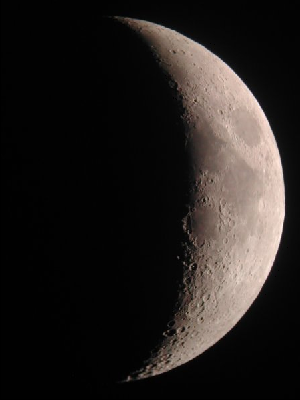
%> input picture moon.png, 300 x 400 px
$ octave Image_Enhancement.m   (GNU Octave 9; MATLAB toolbox functions it lacks are replaced by stand-ins)
%> lines starting %> are read from the running program, lines starting %| are printed output that depends on the picture
I=imread('moon.png');
%> I is the input picture: size 400x300x3 uint8; mean R, G, B 36.8, 32.5, 30.3
imshow(I);
Id=im2double(I);
I_low=imadjust(Id,[0,1],[1,0]);
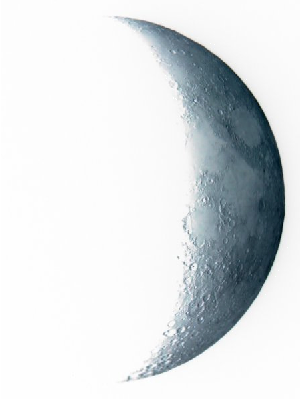
%> I_low: size 400x300x3 double; mean R, G, B 0.856, 0.872, 0.881
figure,imshow(I_low);
I_high=imadjust(I,[0.5,0.8],[0,1]);
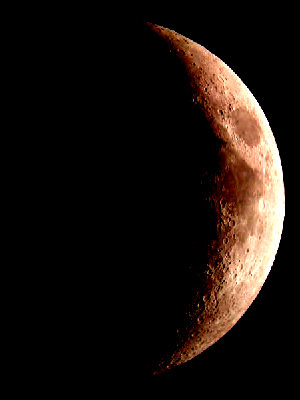
%> I_high: size 400x300x3 uint8; mean R, G, B 26.2, 18.2, 13.6
figure,imshow(I_high);
